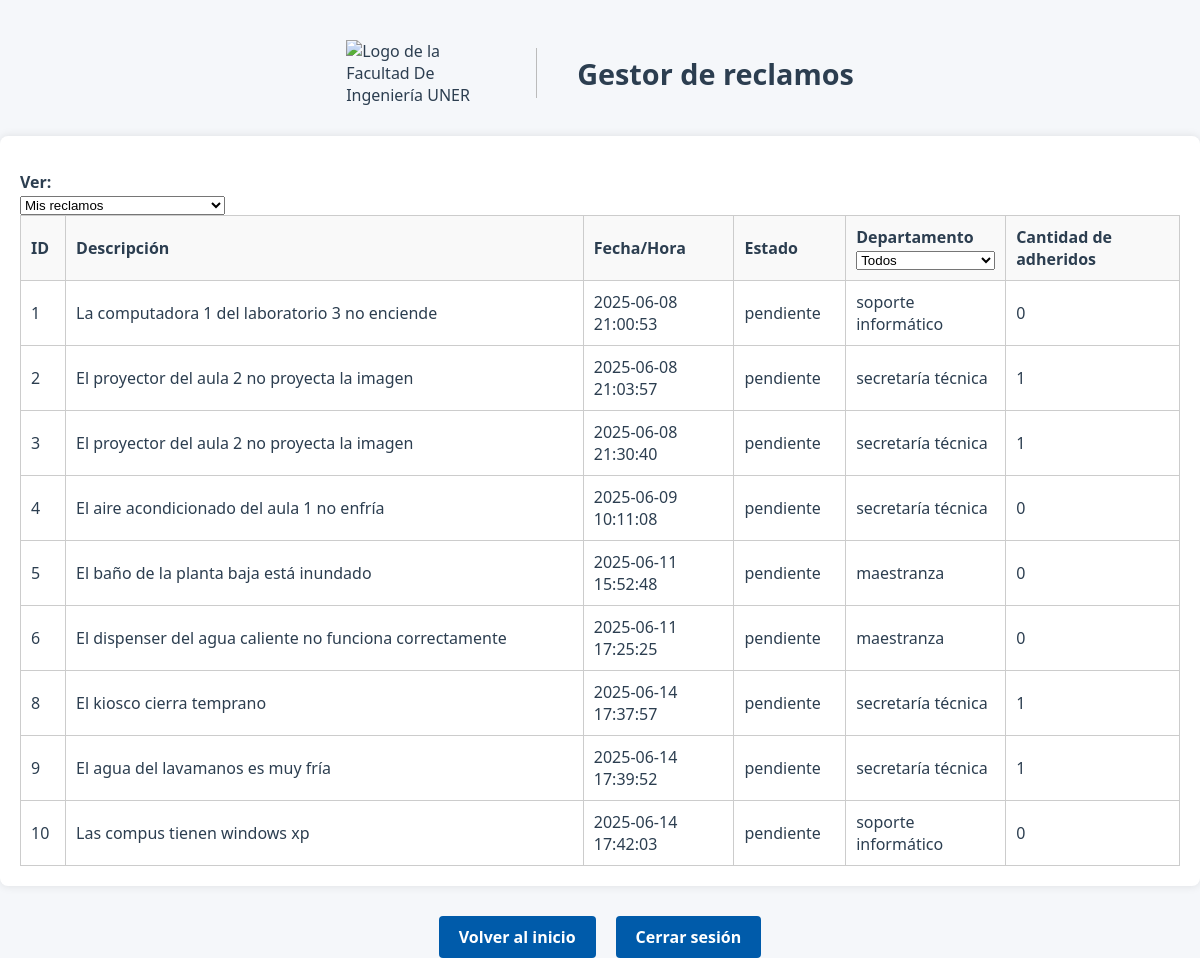
/listarReclamos (signed in), run on an earlier commit of the app's database.
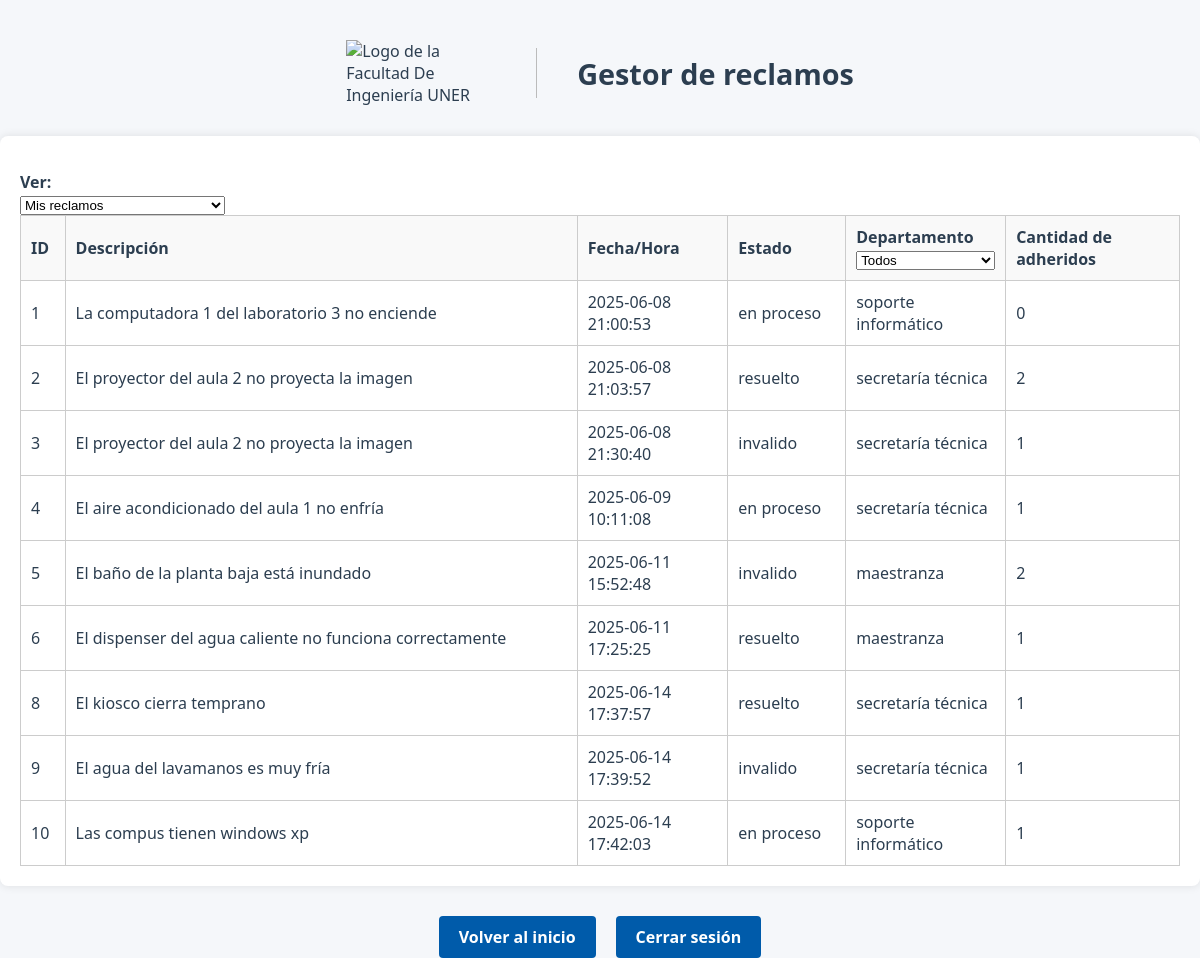
And on a later commit of the database.
### modules/modelosDTO.py (models this page shows)
class ModeloReclamo(Base):
    __tablename__ = 'Reclamos'
    id = Column(Integer(), primary_key=True, autoincrement=True)
    idUsuario = Column(Integer, ForeignKey('Usuarios.id'), nullable=False)
    fechaYHora = Column(String(50), nullable=False)  # Formato de fecha y hora
    estado = Column(String(20), nullable=False, default='pendiente')
    tiempoResolucion = Column(Integer, nullable=True, default=None)
    departamento = Column(String(20), nullable=False)
    numeroAdheridos = Column(Integer, nullable=False, default=0)
    descripcion = Column(Text, nullable=False)
    imagen = Column(String(255), nullable=True)
    usuariosAdheridos = relationship(
        "ModeloUsuario",
        secondary=asociacion_usuarios_adheridos,
        backref="reclamosAdheridos"
    ) #como definimos backref no hace falta poner la relacion inversa

### server.py (the view)
@app.route("/listarReclamos", methods=["GET", "POST"])
@login_required
def listarReclamos():
    username = session['username']
    idUsuario = gestor_login.idUsuarioActual
    filtro_usuario = request.form.get("filtroUsuario", "mios")
    filtro_departamento = request.form.get("filtroDepartamento", "todos")
    if filtro_usuario == "todos":
        reclamos = repoReclamo.obtenerRegistrosFiltro("estado", "pendiente")
    elif filtro_usuario == "mios":
        reclamos = repoReclamo.obtenerRegistrosFiltro("idUsuario", idUsuario)
    if filtro_departamento != "todos":
        reclamos = [r for r in reclamos if r.departamento == filtro_departamento]
    return render_template("listarReclamos.html", reclamos=reclamos, username=username, idUsuario=idUsuario, filtro_usuario=filtro_usuario)

### modules/gestorLogin.py (called while the page is built)
    @property
    def idUsuarioActual(self):
        return current_user.id

    def __cargarUsuarioActual(self, idUsuario):
        usuario = self.__gestorUsuarios.cargarUsuario(idUsuario)
        if usuario:
            return FlaskLoginUser(usuario)
        return None

### modules/gestorUsuarios.py (called while the page is built)
    def cargarUsuario(self, idUsuario):
        return self.__repo.obtenerRegistroFiltro("id", idUsuario).to_dict()

### modules/reclamo.py (called while the page is built)
    @property
    def id(self):
        return self.__id

    @property
    def fechaYHora(self):
        return self.__fechaYHora

    @property
    def estado(self):
        return self.__estado

    @property
    def departamento(self):
        return self.__departamento

    @property
    def numeroAdheridos(self):
        return self.__numeroAdheridos

    @property
    def descripcion(self):
        return self.__descripcion

### modules/repositorioConcretoBD.py (called while the page is built)
    def obtenerRegistroFiltro(self, filtro, valor):
        modeloUsuario = self.__session.query(ModeloUsuario).filter_by(**{filtro:valor}).first()
        return self.__map_modelo_a_usuario(modeloUsuario) if modeloUsuario else None

    def __map_modelo_a_usuario(self, modeloUsuario: ModeloUsuario):
        return Usuario(
            id=modeloUsuario.id,  # Asumiendo que el modelo tiene un campo id
            nombre=modeloUsuario.nombre,
            apellido=modeloUsuario.apellido,
            email=modeloUsuario.email,
            nombreUsuario=modeloUsuario.nombreUsuario,
            rol=modeloUsuario.rol,
            password=modeloUsuario.password
        )

    def obtenerRegistrosFiltro(self, filtro, valor):
        if isinstance(valor, list) and len(valor) > 0:
            valor = valor[0]
        modeloReclamo = self.__session.query(ModeloReclamo).filter_by(**{filtro: valor}).all()
        if modeloReclamo:
            return [self.__map_modelo_a_reclamo(reclamo) for reclamo in modeloReclamo]
        return []

    def __map_modelo_a_reclamo(self, modeloReclamo: ModeloReclamo):
        return Reclamo(
            id = modeloReclamo.id,
            idUsuario=modeloReclamo.idUsuario,
            fechaYHora=modeloReclamo.fechaYHora,
            estado=modeloReclamo.estado,
            tiempoResolucion=modeloReclamo.tiempoResolucion,
            departamento=modeloReclamo.departamento,
            numeroAdheridos=modeloReclamo.numeroAdheridos,
            descripcion=modeloReclamo.descripcion,
            imagen=modeloReclamo.imagen,
            usuariosAdheridos=[u.id for u in modeloReclamo.usuariosAdheridos]
        )

### templates/listarReclamos.html (shortened to what this page needs)
<!DOCTYPE html>
<html lang="es">
<head>
    <link rel="stylesheet" href="{{ url_for('static', filename='style.css') }}">
</head>
<body>
    <div class="header">
        <img src="{{ url_for('static', filename='logoFiuner.png') }}" alt="Logo de la Facultad De Ingeniería UNER" class="logo" width="150" height="50">
        <h1>Gestor de reclamos</h1>
    </div>
    <div class="tabla-reclamos">
        <form method="post" action="{{ url_for('listarReclamos') }}">
            <div class="filtros-superiores">
                <label for="filtroUsuario">Ver:</label>
                <select name="filtroUsuario" onchange="this.form.submit()">
                    <option value="mios" {% if request.form.get('filtroUsuario') == 'mios' %}selected{% endif %}>Mis reclamos</option>
                </select>
            </div>
            <table>
                <thead>
                    <tr>
                        <th>ID</th>
                        <th>Descripción</th>
                        <th style="width: 13%;">Fecha/Hora</th>
                        <th>Estado</th>
                        <th style="width: 11%;">
                            Departamento
                            <select name="filtroDepartamento" onchange="this.form.submit()">
                                <option value="todos" {% if request.form.get('filtroDepartamento') == 'todos' %}selected{% endif %}>Todos</option>
                            </select>
                        </th>
                        <th style="width: 15%;">Cantidad de adheridos</th>
                    </tr>
                </thead>
                <tbody>
                    {% if reclamos %}
                        {% for reclamo in reclamos %}
                            <tr>
                                <td>{{ reclamo.id }}</td>
                                <td>{{ reclamo.descripcion }}</td>
                                <td>{{ reclamo.fechaYHora }}</td>
                                <td>{{ reclamo.estado }}</td>
                                <td>{{ reclamo.departamento }}</td>
                                <td>{{ reclamo.numeroAdheridos }}</td>
                            </tr>
                        {% endfor %}
                    {% else %}
                        <tr>
                            <td colspan="7" style="text-align: center;">No hay reclamos para mostrar.</td>
                        </tr>
                    {% endif %}
                </tbody>
            </table>
        </form>
    </div>
    <div class="botones">
        <a href="{{ url_for('bienvenido') }}" class="btn-registro">Volver al inicio</a>
        <a href="{{ url_for('logout') }}" class="btn-registro">Cerrar sesión</a>
    </div>
</body>
</html>

### static/style.css (style rules this page uses)
.header { display: flex; align-items: center; justify-content: center; gap: 20px; margin-top: 40px; padding: 0 20px; text-align: left; flex-wrap: wrap; }
body { font-family: 'Segoe UI', 'Roboto', 'Helvetica Neue', sans-serif; background-color: #f5f7fa; color: #2c3e50; margin: 0; padding: 0; min-height: 100vh; }
.logo { width: 150px; height: auto; }
h1 { font-size: 1.8em; color: #2c3e50; margin: 0; }
.btn-registro, .links { display: inline-block; padding: 10px 20px; background-color: #005baa; color: #fff !important; border: none; border-radius: 4px; text-decoration: none; font-weight: bold; margin-top: 10px; transition: background 0.2s; cursor: pointer; }
form { background-color: transparent; padding: 0; margin-top: 0; border-radius: 0; box-shadow: none; width: 100%; max-width: none; }
label { display: block; margin-top: 15px; font-weight: 600; }
.botones { display: flex; gap: 20px; flex-wrap: wrap; justify-content: center; margin-top: 20px; }
.tabla-reclamos { background-color: white; width: 100%; padding: 20px; box-sizing: border-box; border-radius: 8px; box-shadow: 0 0 10px rgba(0,0,0,0.1); margin-top: 30px; }
.tabla-reclamos table { width: 100%; border-collapse: collapse; }
.tabla-reclamos th, .tabla-reclamos td { padding: 10px; border: 1px solid #ccc; text-align: left; }
.tabla-reclamos thead { background-color: #f9f9f9; }

What changed in the data, as far as the page shows it:
changed ModeloReclamo "La computadora 1 del laboratorio 3 no enciende": estado "pendiente" → "en proceso"
changed ModeloReclamo (number 2 of 9 on the later page): estado "pendiente" → "resuelto"; numeroAdheridos "1" → "2"
changed ModeloReclamo id 3: estado "pendiente" → "invalido"
changed ModeloReclamo "El aire acondicionado del aula 1 no enfría": estado "pendiente" → "en proceso"; numeroAdheridos "0" → "1"
changed ModeloReclamo "El baño de la planta baja está inundado": estado "pendiente" → "invalido"; numeroAdheridos "0" → "2"
changed ModeloReclamo "El dispenser del agua caliente no funciona correctamente": estado "pendiente" → "resuelto"; numeroAdheridos "0" → "1"
changed ModeloReclamo "El kiosco cierra temprano": estado "pendiente" → "resuelto"
changed ModeloReclamo "El agua del lavamanos es muy fría": estado "pendiente" → "invalido"
changed ModeloReclamo "Las compus tienen windows xp": estado "pendiente" → "en proceso"; numeroAdheridos "0" → "1"
